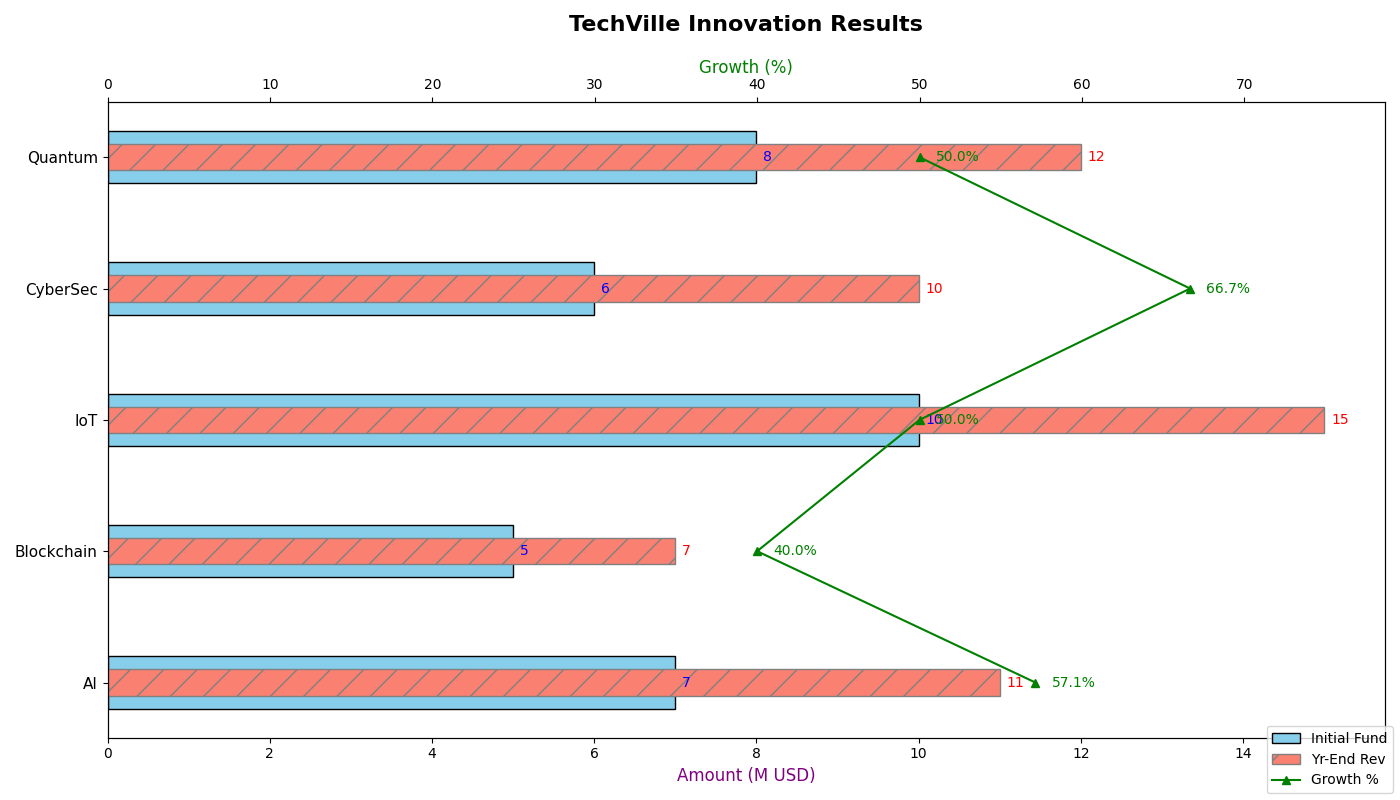

Source code (Python):
import matplotlib.pyplot as plt
import numpy as np

sectors = ["AI", "Blockchain", "IoT", "CyberSec", "Quantum"]

initial_funding = [7, 5, 10, 6, 8]  
year_end_revenue = [11, 7, 15, 10, 12]  

growth_percentage = [(rev - init) / init * 100 for init, rev in zip(initial_funding, year_end_revenue)]

fig, ax = plt.subplots(figsize=(14, 8))

bars_initial = ax.barh(np.arange(len(sectors)), initial_funding, height=0.4, label='Initial Fund', color='skyblue', edgecolor='black')
bars_revenue = ax.barh(np.arange(len(sectors)), year_end_revenue, height=0.2, label='Yr-End Rev', color='salmon', edgecolor='grey', hatch='/')

ax.set_title('TechVille Innovation Results', fontsize=16, fontweight='bold', pad=20)
ax.set_yticks(np.arange(len(sectors)))
ax.set_yticklabels(sectors, fontsize=11)
ax.set_xlabel('Amount (M USD)', fontsize=12, color='purple')

ax.bar_label(bars_initial, padding=5, fontsize=10, color='blue', fontweight='normal')
ax.bar_label(bars_revenue, padding=5, fontsize=10, color='red', fontweight='normal')

ax2 = ax.twiny()
ax2.plot(growth_percentage, np.arange(len(sectors)), color='green', marker='^', linestyle='-', linewidth=1.5, label='Growth %')
ax2.set_xlabel('Growth (%)', fontsize=12, color='green')
ax2.set_xlim(0, max(growth_percentage) + 12)

for i, gp in enumerate(growth_percentage):
    ax2.text(gp + 1, i, f'{gp:.1f}%', va='center', ha='left', color='green', fontsize=10)

fig.legend(loc='lower right', fontsize=10)
plt.tight_layout()
plt.show()
